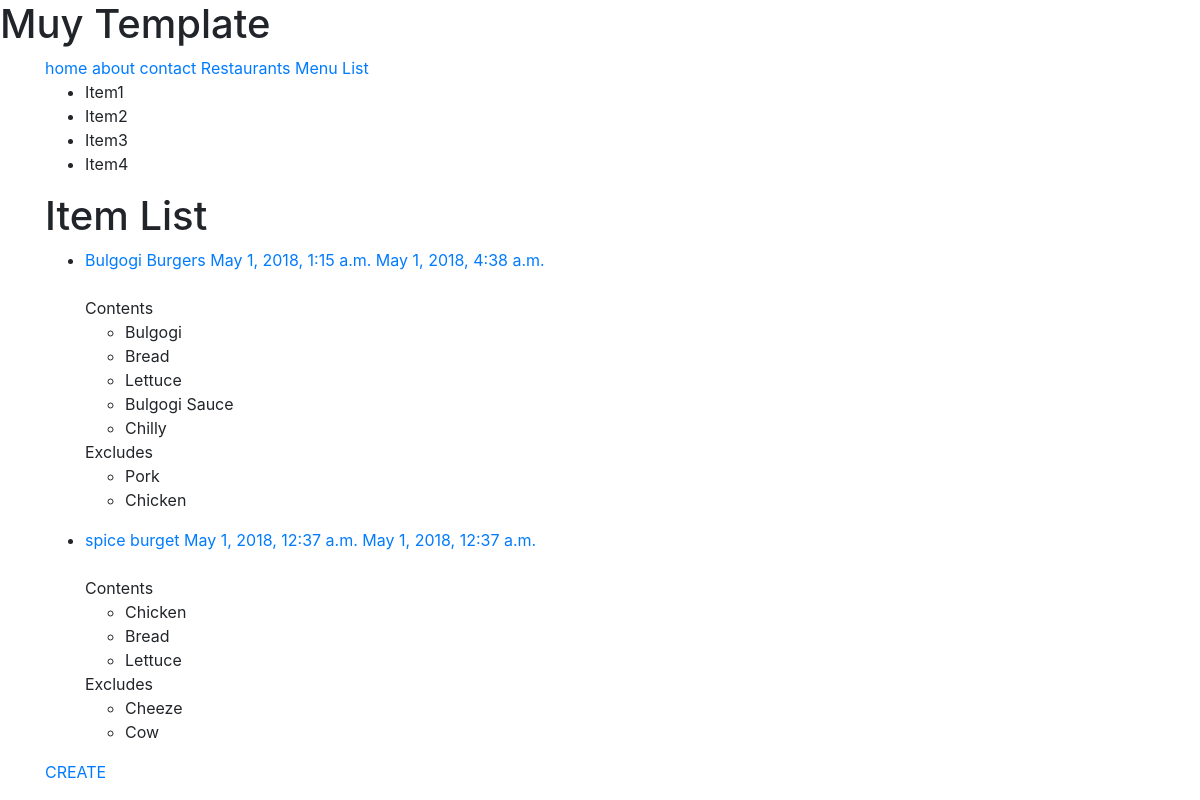
The page /items/ (signed in) on the database its author committed.
### menus/models.py (models this page shows)
class Item(models.Model):
    user = models.ForeignKey(settings.AUTH_USER_MODEL)
    restaurant = models.ForeignKey(RestaurantLocation)
    name = models.CharField(max_length=120)
    contents = models.TextField(help_text = 'separate each item by comma')
    excludes = models.TextField(blank=True, null=True, help_text = 'separate each item by comma')
    public = models.BooleanField(default=True)
    timestamp = models.DateTimeField(auto_now_add=True)
    updated = models.DateTimeField(auto_now=True)
    def get_absolute_url(self):
        return reverse('menus:detail', kwargs={'pk':self.pk} ) # you can send parameter slug to urls.py, views.py
    class Meta:
        ordering = ['-updated', '-timestamp'] # updated, timestamp가 늦은 순서대로, -를 빼면 시간 순서대로 정렬된다.
    def get_contents(self):
        return self.contents.split(",")
    def get_excludes(self):
        return self.excludes.split(",")

### menus/views.py (the view)
class ItemListView(ListView):
    def get_queryset(self):
        return Item.objects.filter(user=self.request.user)

### menus/templates/menus/item_list.html (shortened to what this page needs)
{% extends 'base.html' %}
{% block content %}
<h1>Item List</h1>
{% for obj in object_list %}
<ul>
	<li><a href="{{ obj.get_absolute_url  }}">{{obj.name}} {{obj.location}} {{ obj.category }} {{ obj.timestamp }} {{obj.updated}} </a></li>
    {%  if obj.contents %}
    <br>
    Contents
    <ul>
        {%  for item in obj.get_contents %}
        <li>{{ item  }}</li>
        {%  endfor %}
    </ul>
    {% endif  %}
    {%  if obj.excludes %}
    Excludes
    <ul>
        {%  for item in obj.get_excludes %}
        <li>{{ item  }}</li>
        {%  endfor %}
    </ul>
    {% endif %}
</ul>
{% endfor %}
<p><a href="/restaurants/create">CREATE</a></p>
{% endblock content %}

### rows shown on the page
Item: name "Bulgogi Burgers", timestamp "May 1, 2018, 1:15 a.m.", updated "May 1, 2018, 4:38 a.m.", get_contents "Bulgogi" "Bread" "Lettuce" "Bulgogi Sauce" "Chilly", get_excludes "Pork" "Chicken"
Item: name "spice burget", timestamp "May 1, 2018, 12:37 a.m.", updated "May 1, 2018, 12:37 a.m.", get_contents "Chicken" "Bread" "Lettuce", get_excludes "Cheeze" "Cow"
